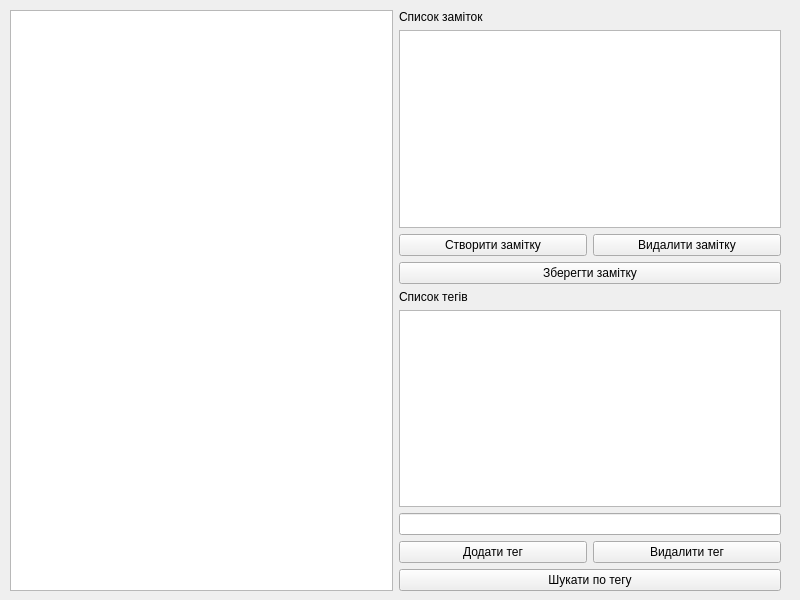
<?xml version="1.0" encoding="UTF-8"?>
<ui version="4.0">
 <class>MainScreen</class>
 <widget class="QWidget" name="MainScreen">
  <property name="windowModality">
   <enum>Qt::NonModal</enum>
  </property>
  <property name="geometry">
   <rect>
    <x>0</x>
    <y>0</y>
    <width>800</width>
    <height>600</height>
   </rect>
  </property>
  <property name="windowTitle">
   <string>Розумні нотатки</string>
  </property>
  <widget class="QWidget" name="horizontalLayoutWidget">
   <property name="geometry">
    <rect>
     <x>10</x>
     <y>10</y>
     <width>771</width>
     <height>581</height>
    </rect>
   </property>
   <layout class="QHBoxLayout" name="mainRow">
    <property name="sizeConstraint">
     <enum>QLayout::SetMaximumSize</enum>
    </property>
    <item>
     <widget class="QTextEdit" name="noteTextEdit"/>
    </item>
    <item>
     <layout class="QVBoxLayout" name="rightColumn">
      <item>
       <widget class="QLabel" name="notesLabel">
        <property name="text">
         <string>Список заміток</string>
        </property>
       </widget>
      </item>
      <item>
       <widget class="QListWidget" name="notesListWidget"/>
      </item>
      <item>
       <layout class="QHBoxLayout" name="horizontalLayout_2">
        <item>
         <widget class="QPushButton" name="createNoteBtn">
          <property name="text">
           <string>Створити замітку</string>
          </property>
         </widget>
        </item>
        <item>
         <widget class="QPushButton" name="deleteNoteBtn">
          <property name="text">
           <string>Видалити замітку</string>
          </property>
         </widget>
        </item>
       </layout>
      </item>
      <item>
       <widget class="QPushButton" name="saveNoteBtn">
        <property name="text">
         <string>Зберегти замітку</string>
        </property>
       </widget>
      </item>
      <item>
       <widget class="QLabel" name="tagsLabel">
        <property name="text">
         <string>Список тегів</string>
        </property>
       </widget>
      </item>
      <item>
       <widget class="QListWidget" name="tagsListWidget"/>
      </item>
      <item>
       <widget class="QLineEdit" name="searchLineEdit"/>
      </item>
      <item>
       <layout class="QHBoxLayout" name="horizontalLayout_3">
        <item>
         <widget class="QPushButton" name="addTagBtn">
          <property name="text">
           <string>Додати тег</string>
          </property>
         </widget>
        </item>
        <item>
         <widget class="QPushButton" name="deleteTagBtn">
          <property name="text">
           <string>Видалити тег</string>
          </property>
         </widget>
        </item>
       </layout>
      </item>
      <item>
       <widget class="QPushButton" name="searchBtn">
        <property name="text">
         <string>Шукати по тегу</string>
        </property>
       </widget>
      </item>
     </layout>
    </item>
   </layout>
  </widget>
 </widget>
 <resources/>
 <connections/>
</ui>
